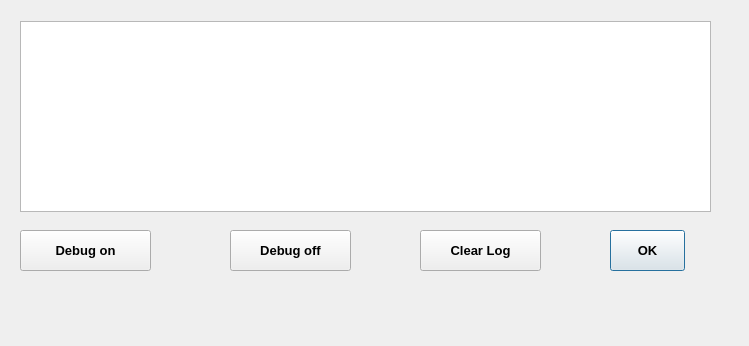
<?xml version="1.0" encoding="UTF-8"?>
<ui version="4.0">
 <class>Dialog</class>
 <widget class="QDialog" name="Dialog">
  <property name="geometry">
   <rect>
    <x>0</x>
    <y>0</y>
    <width>749</width>
    <height>346</height>
   </rect>
  </property>
  <property name="windowTitle">
   <string>Server</string>
  </property>
  <widget class="QPushButton" name="pushButton">
   <property name="geometry">
    <rect>
     <x>610</x>
     <y>230</y>
     <width>75</width>
     <height>41</height>
    </rect>
   </property>
   <property name="font">
    <font>
     <pointsize>10</pointsize>
     <weight>75</weight>
     <bold>true</bold>
    </font>
   </property>
   <property name="text">
    <string>OK</string>
   </property>
  </widget>
  <widget class="QPushButton" name="pushOn">
   <property name="geometry">
    <rect>
     <x>20</x>
     <y>230</y>
     <width>131</width>
     <height>41</height>
    </rect>
   </property>
   <property name="font">
    <font>
     <pointsize>10</pointsize>
     <weight>75</weight>
     <bold>true</bold>
    </font>
   </property>
   <property name="text">
    <string>Debug on</string>
   </property>
  </widget>
  <widget class="QPushButton" name="pushOff">
   <property name="geometry">
    <rect>
     <x>230</x>
     <y>230</y>
     <width>121</width>
     <height>41</height>
    </rect>
   </property>
   <property name="font">
    <font>
     <pointsize>10</pointsize>
     <weight>75</weight>
     <bold>true</bold>
    </font>
   </property>
   <property name="text">
    <string>Debug off</string>
   </property>
  </widget>
  <widget class="QLabel" name="label">
   <property name="geometry">
    <rect>
     <x>180</x>
     <y>40</y>
     <width>431</width>
     <height>51</height>
    </rect>
   </property>
   <property name="font">
    <font>
     <pointsize>20</pointsize>
     <weight>75</weight>
     <bold>true</bold>
    </font>
   </property>
   <property name="text">
    <string>Elina Appliction Server v</string>
   </property>
  </widget>
  <widget class="QTableWidget" name="tableWidget">
   <property name="geometry">
    <rect>
     <x>20</x>
     <y>21</y>
     <width>691</width>
     <height>191</height>
    </rect>
   </property>
  </widget>
  <widget class="QPushButton" name="pushClear">
   <property name="geometry">
    <rect>
     <x>420</x>
     <y>230</y>
     <width>121</width>
     <height>41</height>
    </rect>
   </property>
   <property name="font">
    <font>
     <pointsize>10</pointsize>
     <weight>75</weight>
     <bold>true</bold>
    </font>
   </property>
   <property name="text">
    <string>Clear Log</string>
   </property>
  </widget>
 </widget>
 <layoutdefault spacing="6" margin="11"/>
 <resources/>
 <connections/>
</ui>
